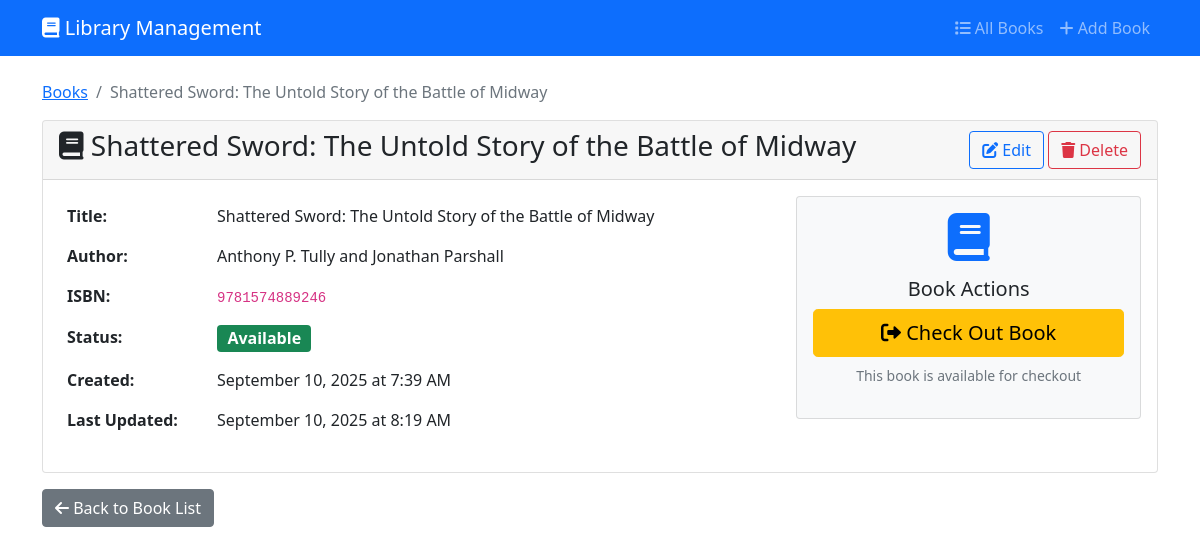
/book/5/, run on an earlier commit of the app's database.
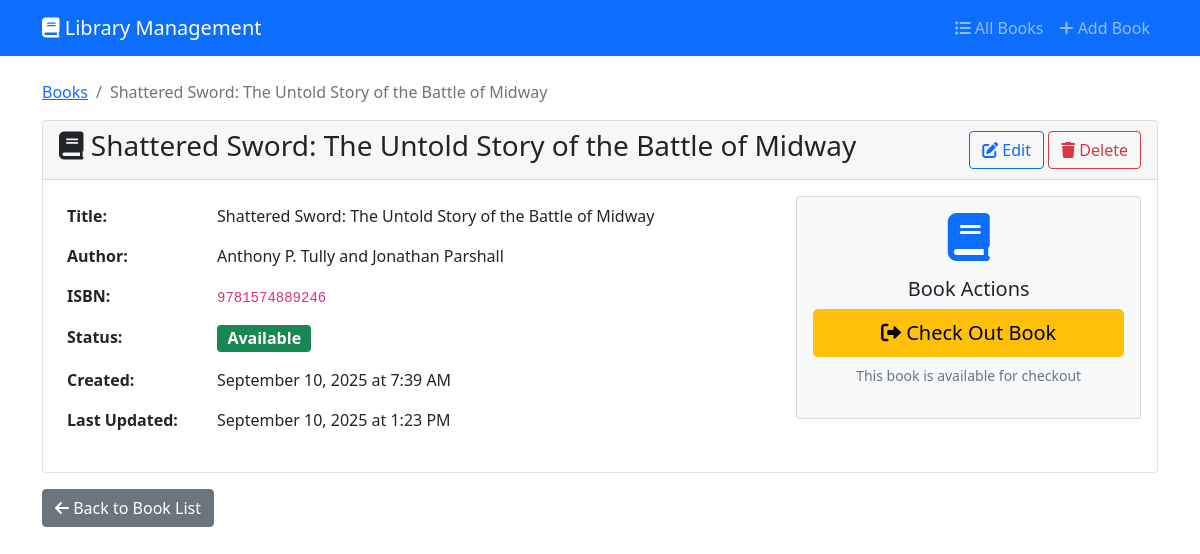
And on a later commit of the database.
### student/models.py (models this page shows, shortened)
class LibraryBook(models.Model):
    title = models.CharField(max_length=200)
    author = models.CharField(max_length=100)
    isbn = models.CharField(
        max_length=13,
        unique=True,
        validators=[RegexValidator( # stackoverflow will diss the crap out of you but give the best answers
            regex=r'^\d{13}$',
            message='ISBN must be exactly 13 digits'
        )]
    )
    is_checked_out = models.BooleanField(default=False)
    due_date = models.DateTimeField(null=True, blank=True)
    created_at = models.DateTimeField(auto_now_add=True)
    updated_at = models.DateTimeField(auto_now=True)
    class Meta:
        ordering = ['title']

### student/views.py (the view)
# urls.py: path('book/<int:pk>/', views.book_detail, name='book_detail'),
def book_detail(request, pk):
    book = get_object_or_404(LibraryBook, pk=pk)
    return render(request, 'student/book_detail.html', {'book': book})

### student/templates/student/book_detail.html (shortened to what the changed rows need)
{% extends 'student/base.html' %}
{% block content %}
<div class="row">
    <div class="col-12">
        <nav aria-label="breadcrumb">
            <ol class="breadcrumb">
                <li class="breadcrumb-item"><a href="{% url 'book_list' %}">Books</a></li>
                <li class="breadcrumb-item active">{{ book.title }}</li>
            </ol>
        </nav>
        <div class="card">
            <div class="card-header d-flex justify-content-between align-items-center">
                <h3><i class="fas fa-book"></i> {{ book.title }}</h3>
                <div>
                    <a href="{% url 'book_update' book.pk %}" class="btn btn-outline-primary">
                    </a>
                    <a href="{% url 'book_delete' book.pk %}" class="btn btn-outline-danger">
                    </a>
                </div>
            </div>
            <div class="card-body">
                <div class="row">
                    <div class="col-md-8">
                        <table class="table table-borderless">
                            <tr>
                                <th width="150">Title:</th>
                                <td>{{ book.title }}</td>
                            </tr>
                            <tr>
                                <th>Author:</th>
                                <td>{{ book.author }}</td>
                            </tr>
                            <tr>
                                <th>ISBN:</th>
                                <td><code>{{ book.isbn }}</code></td>
                            </tr>
                            <tr>
                                <th>Status:</th>
                            </tr>
                            <tr>
                                <th>Created:</th>
                                <td>{{ book.created_at|date:"F d, Y \a\t g:i A" }}</td>
                            </tr>
                            <tr>
                                <th>Last Updated:</th>
                                <td>{{ book.updated_at|date:"F d, Y \a\t g:i A" }}</td>
                            </tr>
                        </table>
                    </div>
                </div>
            </div>
        </div>
    </div>
</div>
{% endblock %}

What changed in the data, as far as the page shows it:
changed LibraryBook "Shattered Sword: The Untold Story of the Battle of Midway": updated_at "September 10, 2025 at 8:19 AM" → "September 10, 2025 at 1:23 PM"
